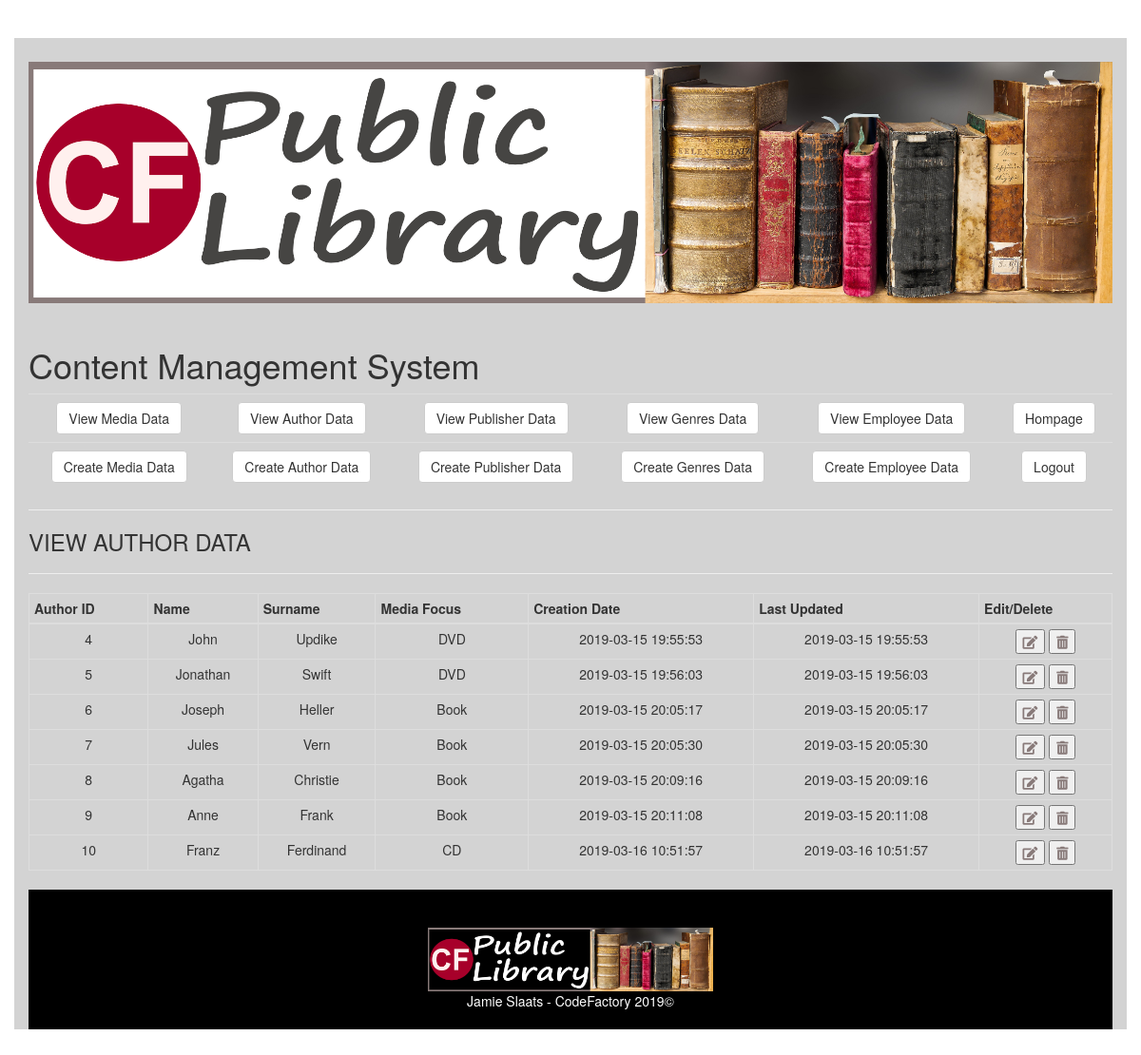
/viewauthor.php, run on the app's committed database.
### tables this page shows
CREATE TABLE `authors` (
  `Author_ID` int(11) NOT NULL,
  `Name` varchar(255) DEFAULT NULL,
  `Surname` varchar(255) DEFAULT NULL,
  `MediaFocus` varchar(255) DEFAULT NULL,
  `Created_at` timestamp NOT NULL DEFAULT CURRENT_TIMESTAMP,
  `Updated_at` timestamp NOT NULL DEFAULT CURRENT_TIMESTAMP ON UPDATE CURRENT_TIMESTAMP
);

### viewauthor.php (the view, shortened to what this page needs)
<!DOCTYPE html>
<html>
<head>
	<link href="CSS/headertablefooter.css" rel="stylesheet">
	<link href="CSS/signin.css" rel="stylesheet">
	<link rel="stylesheet" href="https://use.fontawesome.com/releases/v5.7.2/css/all.css">
	<link rel="stylesheet" href="https://maxcdn.bootstrapcdn.com/bootstrap/3.3.7/css/bootstrap.min.css">
</head>
<body>
	<div class="container">
		<header id="header" class="header">
			<div class="headerlogo" id="headerlogo">
				<img src="IMG/cfpubliclibrarylogo.png" alt="CF Public Library Logo">
			</div>
		</header>
		<div class="headertitle" id="headertitle" >
			<h1>Content Management System</h1>
		</div>
		<div class="">
		<table class="table table-responsive">
				<tr>
					<tr>
					<td><a href="viewmedia.php"><button class="btn btn-default">View Media Data</button></a></td>
					<td><a href="viewauthor.php"><button class="btn btn-default">View Author Data</button></a></td>
					<td><a href="viewpublisher.php"><button class="btn btn-default">View Publisher Data</button></a></td>
					<td><a href="viewgenres.php"><button class="btn btn-default">View Genres Data</button></a></td>
					<td><a href="viewemployee.php"><button class="btn btn-default">View Employee Data</button></a></td>
					<td><a href="indexcfpublib.php"><button class="btn btn-default">Hompage</button></a></td>
				</tr>
					<tr>
					<td><a href="createmedia.php"><button class="btn btn-default">Create Media Data</button></a></td>
					<td><a href="createauthor.php"><button class="btn btn-default">Create Author Data</button></a></td>
					<td><a href="createpublisher.php"><button class="btn btn-default">Create  Publisher Data</button></a></td>
					<td><a href="creategenres.php"><button class="btn btn-default">Create  Genres Data</button></a></td>
					<td><a href="createemployee.php"><button class="btn btn-default">Create  Employee Data</button></a></td>
					<td><a href="logout.php"><button class="btn btn-default">Logout</button></a></td>
				</tr>
		</table>
		</div>
		<hr>
		<div>
			<H3>VIEW AUTHOR DATA</H3>
		</div>
		<hr>
		<div class="manageTable">
   			<table border="0" cellspacing="0" cellpadding="0" class="table table-bordered table-condensed">
     			<thead>
       				<tr>
				       	<th>Author ID</th>
				        <th>Name</th>
				        <th>Surname</th>
				        <th>Media Focus</th>
				        <th>Creation Date</th>
				        <th>Last Updated</th>
				        <th>Edit/Delete</th>
       				</tr>
     			</thead>
      		<tbody>
       <?php
       require_once 'actions/db_connect.php';
       $sql = "SELECT * FROM authors";
       $result = $connect->query($sql);
       if($result->num_rows > 0) {
         while($row = $result->fetch_assoc()) {
           echo "<tr>
           <td>".$row['Author_ID']."</td>
           <td>".$row['Name']."</td>
           <td>".$row['Surname']."</td>
           <td>".$row['MediaFocus']."</td>
           <td>".$row['Created_at']."</td>
           <td>".$row['Updated_at']."</td>
           <td>
           <a href='update.php?id=".$row['Author_ID']."'><button type='button'><i class='fas fa-edit'></i></button></a>
           <a href='delete.php?id=".$row['Author_ID']."'><button type='button'><i class='fas fa-trash-alt'></i></button></a>
           </td>
           </tr>";
         }
       } else {
         echo "<tr><td colspan='6'><center>No Data Avaliable</center></td></tr>";
       }
       ?>
     		</tbody>
   			</table>
 		</div>
		<footer id="footer">
			<div>
				<img class="center-block" src="IMG/cfpubliclibraryblack.png" alt="CF Public Library Logo" width="300">
			</div>
			<div class="copyright text-center">
				<p>Jamie Slaats - CodeFactory 2019&#169;</p>
			</div>
		</footer>
</div>
</body>
</html>

### CSS/headertablefooter.css (style rules this page uses)
body { padding-top: 40px; padding-bottom: 40px; background-color: #eee; }
.container { background-color: lightgray; }
.headerlogo img { width: 100%; padding-top: 25px; padding-bottom: 25px; }
td { text-align: center; }
.fas { color: #887A79; }
#footer { padding: 40px 0px 10px 0px; background-color: black; color: white; }

### CSS/signin.css (style rules this page uses)
body { padding-top: 40px; padding-bottom: 40px; background-color: #eee; }

### data on the page
authors: Author_ID "4", Name "John", Surname "Updike", MediaFocus "DVD", Created_at "2019-03-15 19:55:53", Updated_at "2019-03-15 19:55:53"
authors: Author_ID "5", Name "Jonathan", Surname "Swift", MediaFocus "DVD", Created_at "2019-03-15 19:56:03", Updated_at "2019-03-15 19:56:03"
authors: Author_ID "6", Name "Joseph", Surname "Heller", MediaFocus "Book", Created_at "2019-03-15 20:05:17", Updated_at "2019-03-15 20:05:17"
authors: Author_ID "7", Name "Jules", Surname "Vern", MediaFocus "Book", Created_at "2019-03-15 20:05:30", Updated_at "2019-03-15 20:05:30"
authors: Author_ID "8", Name "Agatha", Surname "Christie", MediaFocus "Book", Created_at "2019-03-15 20:09:16", Updated_at "2019-03-15 20:09:16"
authors: Author_ID "9", Name "Anne", Surname "Frank", MediaFocus "Book", Created_at "2019-03-15 20:11:08", Updated_at "2019-03-15 20:11:08"
authors: Author_ID "10", Name "Franz", Surname "Ferdinand", MediaFocus "CD", Created_at "2019-03-16 10:51:57", Updated_at "2019-03-16 10:51:57"
